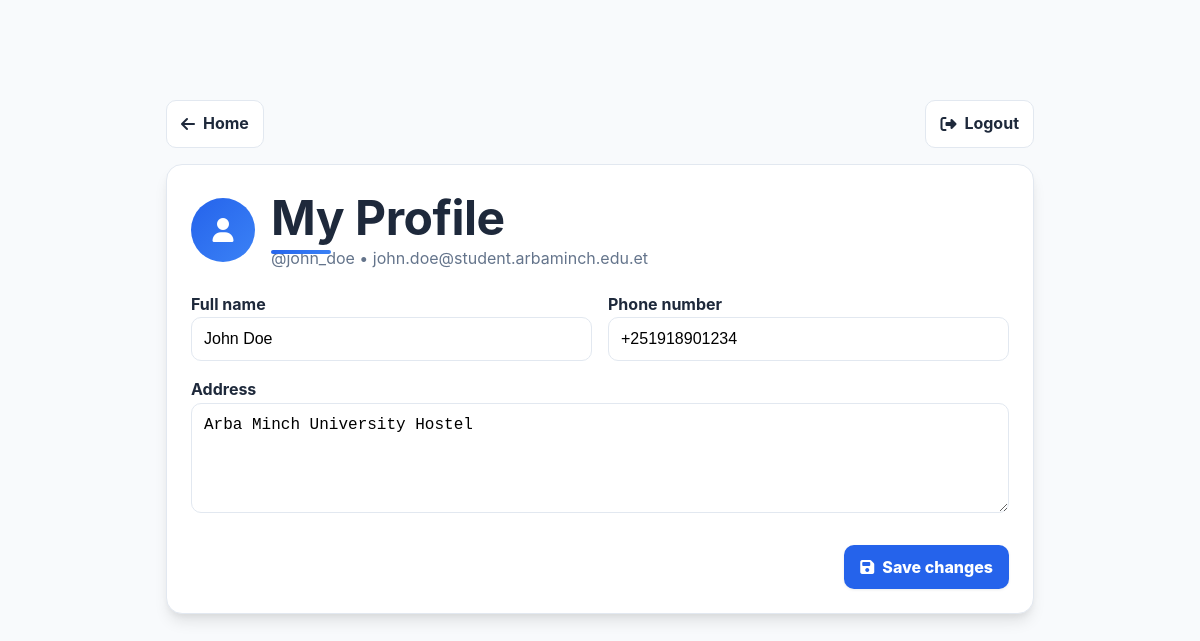
/user/profile.php (signed in), run on the app's committed database.
### tables this page shows
CREATE TABLE `users` (
  `user_id` INT(11) NOT NULL AUTO_INCREMENT,
  `username` VARCHAR(50) NOT NULL UNIQUE,
  `email` VARCHAR(100) NOT NULL UNIQUE,
  `password_hash` VARCHAR(255) NOT NULL,
  `password_reset_token` VARCHAR(64) DEFAULT NULL,
  `password_reset_expires` DATETIME DEFAULT NULL,
  `user_type` ENUM('admin', 'pharmacy', 'user') NOT NULL DEFAULT 'user',
  `full_name` VARCHAR(100) NOT NULL,
  `phone_number` VARCHAR(20),
  `address` TEXT,
  `profile_image` VARCHAR(255) DEFAULT 'default_avatar.png',
  `is_verified` TINYINT(1) DEFAULT 0,
  `verification_token` VARCHAR(64),
  `failed_login_attempts` INT(11) DEFAULT 0,
  `account_locked_until` DATETIME DEFAULT NULL,
  `two_factor_enabled` TINYINT(1) DEFAULT 0,
  `last_login` TIMESTAMP NULL DEFAULT NULL,
  `last_ip` VARCHAR(45),
  `created_at` TIMESTAMP DEFAULT CURRENT_TIMESTAMP,
  `updated_at` TIMESTAMP DEFAULT CURRENT_TIMESTAMP ON UPDATE CURRENT_TIMESTAMP,
  PRIMARY KEY (`user_id`),
  INDEX `idx_email_verified` (`email`, `is_verified`),
  INDEX `idx_user_type` (`user_type`),
  INDEX `idx_password_reset` (`password_reset_token`, `password_reset_expires`)
);

### user/profile.php (the view, shortened to what this page needs)
<?php
$conn = getDatabaseConnection();
$userId = (int) $_SESSION['user_id'];
$stmt = $conn->prepare("SELECT username, email, full_name, phone_number, address, profile_image, user_type FROM users WHERE user_id = ? LIMIT 1");
$stmt->bind_param('i', $userId);
$stmt->execute();
$user = $stmt->get_result()->fetch_assoc();
?>
<!DOCTYPE html>
<html lang="en">
<head>
	<link rel="stylesheet" href="../styles/main.css">
	<link rel="stylesheet" href="https://cdnjs.cloudflare.com/ajax/libs/font-awesome/6.4.0/css/all.min.css">
</head>
<body>
	<div class="profile-shell">
		<div class="top-nav">
			<a class="btn-secondary" href="../index.php"><i class="fas fa-arrow-left"></i> Home</a>
			<a class="btn-secondary" href="../logout.php"><i class="fas fa-sign-out-alt"></i> Logout</a>
		</div>
		<div class="profile-card">
			<div class="profile-header">
				<div class="avatar-lg"><i class="fas fa-user"></i></div>
				<div>
					<h2 style="margin:0;">My Profile</h2>
					<div style="color:var(--clinical-text-light);">@<?php echo htmlspecialchars($user['username']); ?> • <?php echo htmlspecialchars($user['email']); ?></div>
				</div>
			</div>
			<form method="POST" action="">
				<div class="grid-2">
					<div>
						<label>Full name</label>
						<input type="text" name="full_name" value="<?php echo htmlspecialchars($user['full_name']); ?>" required>
					</div>
					<div>
						<label>Phone number</label>
						<input type="text" name="phone_number" value="<?php echo htmlspecialchars($user['phone_number']); ?>">
					</div>
				</div>
				<div>
					<label>Address</label>
					<textarea name="address" placeholder="Where can pharmacies reach you?"><?php echo htmlspecialchars($user['address']); ?></textarea>
				</div>
				<div class="actions">
					<button class="btn-primary" type="submit"><i class="fas fa-save"></i> Save changes</button>
				</div>
			</form>
		</div>
	</div>
</body>
</html>

### styles/main.css (style rules this page uses)
:root { --clinical-white: #ffffff; --clinical-offwhite: #f8fafc; --clinical-light: #f1f5f9; --clinical-border: #e2e8f0; --clinical-text: #1e293b; --clinical-text-light: #64748b; --clinical-accent: #2563eb; --clinical-accent-light: #3b82f6; --clinical-success: #10b981; --clinical-warning: #f59e0b; --clinical-error: #ef4444; --clinical-emergency: #dc2626; --gradient-medical: linear-gradient(135deg, #eff6ff 0%, #dbeafe 100%); --gradient-card: linear-gradient(145deg, #ffffff 0%, #f8fafc 100%); --gradient-accent: linear-gradient(135deg, #2563eb 0%, #3b82f6 100%); --font-system: 'Inter', -apple-system, BlinkMacSystemFont, 'Segoe UI', sans-serif; --font-mono: 'SF Mono', 'Fira Code', monospace; --space-xs: 0.25rem; --space-sm: 0.5rem; --space-md: 1rem; --space-lg: 1.5rem; --space-xl: 2rem; --space-2xl: 3rem; --space-3xl: 4rem; --radius-sm: 6px; --radius-md: 10px; --radius-lg: 16px; --radius-xl: 24px; --radius-full: 9999px; --shadow-sm: 0 1px 3px rgba(0, 0, 0, 0.08); --shadow-md: 0 4px 6px -1px rgba(0, 0, 0, 0.1), 0 2px 4px -1px rgba(0, 0, 0, 0.06); --shadow-lg: 0 10px 15px -3px rgba(0, 0, 0, 0.1), 0 4px 6px -2px rgba(0, 0, 0, 0.05); --shadow-xl: 0 20px 25px -5px rgba(0, 0, 0, 0.1), 0 10px 10px -5px rgba(0, 0, 0, 0.04); --shadow-accent: 0 10px 20px rgba(37, 99, 235, 0.15); --transition-fast: 150ms cubic-bezier(0.4, 0, 0.2, 1); --transition-normal: 300ms cubic-bezier(0.4, 0, 0.2, 1); --transition-slow: 500ms cubic-bezier(0.4, 0, 0.2, 1); --blur-sm: blur(4px); --blur-md: blur(12px); --blur-lg: blur(24px); }
*, *::before, *::after { margin: 0; padding: 0; box-sizing: border-box; }
html { scroll-behavior: smooth; font-size: 16px; }
body { font-family: var(--font-system); background: var(--clinical-offwhite); color: var(--clinical-text); line-height: 1.6; font-weight: 400; overflow-x: hidden; min-height: 100vh; -webkit-font-smoothing: antialiased; -moz-osx-font-smoothing: grayscale; }
h1, h2, h3, h4, h5, h6 { font-weight: 700; line-height: 1.2; color: var(--clinical-text); margin-bottom: var(--space-md); letter-spacing: -0.01em; }
h2 { font-size: clamp(2rem, 4vw, 3rem); position: relative; display: inline-block; }
h2::after { content: ''; position: absolute; left: 0; bottom: -8px; width: 60px; height: 4px; background: var(--gradient-accent); border-radius: 2px; }
.btn-primary { background: var(--gradient-accent); color: white; border: none; border-radius: var(--radius-md); padding: 1rem 2rem; font-family: var(--font-system); font-weight: 600; font-size: 1rem; cursor: pointer; transition: var(--transition-fast); display: flex; align-items: center; gap: var(--space-sm); text-decoration: none; justify-content: center; text-align: center; box-shadow: var(--shadow-accent); }
.btn-secondary { background: transparent; color: var(--clinical-accent); border: 2px solid var(--clinical-accent); border-radius: var(--radius-md); padding: 1rem 2rem; font-family: var(--font-system); font-weight: 600; font-size: 1rem; cursor: pointer; transition: var(--transition-fast); display: flex; align-items: center; gap: var(--space-sm); text-decoration: none; justify-content: center; text-align: center; }

### data on the page
users: username "john_doe", email "john.doe@student.arbaminch.edu.et", full_name "John Doe", phone_number "+251918901234", address "Arba Minch University Hostel"
